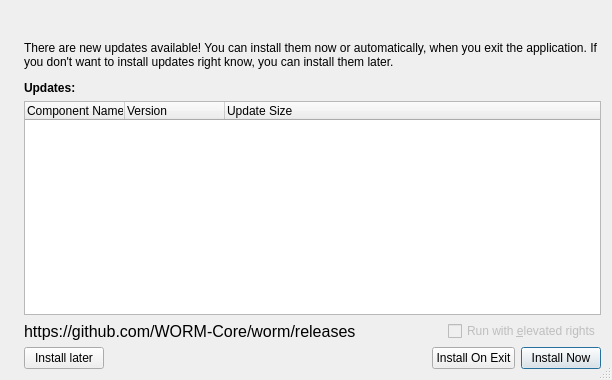
<?xml version="1.0" encoding="UTF-8"?>
<ui version="4.0">
 <class>UpdateInfoDialog</class>
 <widget class="QDialog" name="UpdateInfoDialog">
  <property name="windowModality">
   <enum>Qt::WindowModal</enum>
  </property>
  <property name="geometry">
   <rect>
    <x>0</x>
    <y>0</y>
    <width>612</width>
    <height>380</height>
   </rect>
  </property>
  <property name="windowTitle">
   <string>Check for Updates</string>
  </property>
  <property name="sizeGripEnabled">
   <bool>true</bool>
  </property>
  <property name="modal">
   <bool>true</bool>
  </property>
  <layout class="QHBoxLayout" name="rootLayout">
   <item>
    <widget class="QLabel" name="imageLabel">
     <property name="alignment">
      <set>Qt::AlignLeading|Qt::AlignLeft|Qt::AlignTop</set>
     </property>
    </widget>
   </item>
   <item>
    <layout class="QVBoxLayout" name="verticalLayout_3">
     <item>
      <layout class="QVBoxLayout" name="verticalLayout_2">
       <property name="spacing">
        <number>12</number>
       </property>
       <item>
        <widget class="QLabel" name="headerLabel">
         <property name="font">
          <font>
           <pointsize>12</pointsize>
          </font>
         </property>
        </widget>
       </item>
       <item>
        <widget class="QLabel" name="stateLabel">
         <property name="text">
          <string>There are new updates available! You can install them now or automatically, when you exit the application. If you don't want to install updates right know, you can install them later.</string>
         </property>
         <property name="wordWrap">
          <bool>true</bool>
         </property>
        </widget>
       </item>
       <item>
        <widget class="QLabel" name="label_2">
         <property name="font">
          <font>
           <weight>75</weight>
           <bold>true</bold>
          </font>
         </property>
         <property name="text">
          <string>Updates:</string>
         </property>
        </widget>
       </item>
      </layout>
     </item>
     <item>
      <widget class="QTreeWidget" name="updateListTreeWidget">
       <property name="editTriggers">
        <set>QAbstractItemView::NoEditTriggers</set>
       </property>
       <property name="tabKeyNavigation">
        <bool>true</bool>
       </property>
       <property name="showDropIndicator" stdset="0">
        <bool>false</bool>
       </property>
       <property name="alternatingRowColors">
        <bool>true</bool>
       </property>
       <property name="selectionMode">
        <enum>QAbstractItemView::NoSelection</enum>
       </property>
       <property name="rootIsDecorated">
        <bool>false</bool>
       </property>
       <property name="itemsExpandable">
        <bool>false</bool>
       </property>
       <property name="expandsOnDoubleClick">
        <bool>false</bool>
       </property>
       <column>
        <property name="text">
         <string>Component Name</string>
        </property>
       </column>
       <column>
        <property name="text">
         <string>Version</string>
        </property>
       </column>
       <column>
        <property name="text">
         <string>Update Size</string>
        </property>
       </column>
      </widget>
     </item>
     <item>
      <layout class="QHBoxLayout" name="horizontalLayout_2">
       <item>
        <widget class="QLabel" name="urlReleaseLabel">
         <property name="font">
          <font>
           <pointsize>12</pointsize>
          </font>
         </property>
         <property name="text">
          <string>https://github.com/WORM-Core/worm/releases</string>
         </property>
        </widget>
       </item>
       <item>
        <spacer name="horizontalSpacer_2">
         <property name="orientation">
          <enum>Qt::Horizontal</enum>
         </property>
         <property name="sizeHint" stdset="0">
          <size>
           <width>40</width>
           <height>20</height>
          </size>
         </property>
        </spacer>
       </item>
       <item>
        <widget class="QCheckBox" name="runAdminCheckBox">
         <property name="enabled">
          <bool>false</bool>
         </property>
         <property name="text">
          <string>Run with &amp;elevated rights</string>
         </property>
        </widget>
       </item>
      </layout>
     </item>
     <item>
      <layout class="QHBoxLayout" name="horizontalLayout">
       <item>
        <widget class="QPushButton" name="skipButton">
         <property name="toolTip">
          <string>Close and do nothing. You can install updates later.</string>
         </property>
         <property name="text">
          <string>Install later</string>
         </property>
         <property name="autoDefault">
          <bool>false</bool>
         </property>
        </widget>
       </item>
       <item>
        <spacer name="horizontalSpacer">
         <property name="orientation">
          <enum>Qt::Horizontal</enum>
         </property>
         <property name="sizeHint" stdset="0">
          <size>
           <width>40</width>
           <height>20</height>
          </size>
         </property>
        </spacer>
       </item>
       <item>
        <widget class="QPushButton" name="delayButton">
         <property name="toolTip">
          <string>You proceed using the application, and as soon as you close it, the updater will start automatically to install the updates.</string>
         </property>
         <property name="text">
          <string>Install On Exit</string>
         </property>
         <property name="autoDefault">
          <bool>false</bool>
         </property>
        </widget>
       </item>
       <item>
        <widget class="QPushButton" name="acceptButton">
         <property name="toolTip">
          <string>Closes the application and opens the installer to update the app.</string>
         </property>
         <property name="text">
          <string>Install Now</string>
         </property>
         <property name="autoDefault">
          <bool>false</bool>
         </property>
         <property name="default">
          <bool>true</bool>
         </property>
        </widget>
       </item>
      </layout>
     </item>
    </layout>
   </item>
  </layout>
 </widget>
 <tabstops>
  <tabstop>updateListTreeWidget</tabstop>
  <tabstop>runAdminCheckBox</tabstop>
  <tabstop>acceptButton</tabstop>
  <tabstop>delayButton</tabstop>
  <tabstop>skipButton</tabstop>
 </tabstops>
 <resources/>
 <connections>
  <connection>
   <sender>skipButton</sender>
   <signal>clicked()</signal>
   <receiver>UpdateInfoDialog</receiver>
   <slot>reject()</slot>
   <hints>
    <hint type="sourcelabel">
     <x>96</x>
     <y>368</y>
    </hint>
    <hint type="destinationlabel">
     <x>199</x>
     <y>351</y>
    </hint>
   </hints>
  </connection>
 </connections>
</ui>
